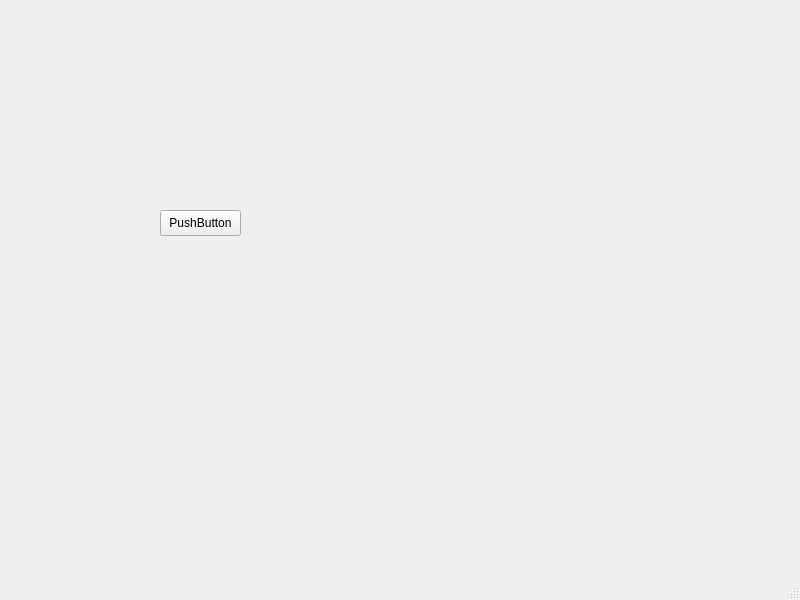
<?xml version="1.0" encoding="UTF-8"?>
<ui version="4.0">
 <class>MainWindow</class>
 <widget class="QMainWindow" name="MainWindow">
  <property name="geometry">
   <rect>
    <x>0</x>
    <y>0</y>
    <width>800</width>
    <height>600</height>
   </rect>
  </property>
  <property name="windowTitle">
   <string>MainWindow</string>
  </property>
  <widget class="QWidget" name="centralwidget">
   <widget class="QPushButton" name="pushButton">
    <property name="geometry">
     <rect>
      <x>160</x>
      <y>210</y>
      <width>81</width>
      <height>26</height>
     </rect>
    </property>
    <property name="text">
     <string>PushButton</string>
    </property>
   </widget>
  </widget>
  <widget class="QMenuBar" name="menubar">
   <property name="geometry">
    <rect>
     <x>0</x>
     <y>0</y>
     <width>800</width>
     <height>33</height>
    </rect>
   </property>
  </widget>
  <widget class="QStatusBar" name="statusbar"/>
 </widget>
 <resources/>
 <connections/>
</ui>
